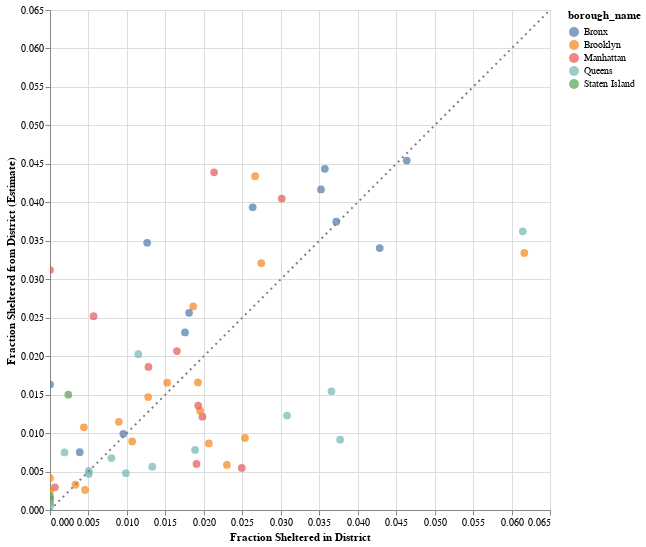

The notebook cell this image was saved under:
### Code cell
plot_xy_interactive(
    current_district_df,
    x_col = 'Fraction Sheltered in District',
    y_col = 'Fraction Sheltered from District (Estimate)',
    color_col='borough_name',
    tooltip=['district_name'] + [c for c in current_district_df.columns if 'Sheltered' in c]
)

# Nothing really stands out here.
# Generally linear, though noisy, once we spread the unknowns around.
# Before it was sublinear--probably just clustering around the line of the "fraction of knowns"

### Figure 1 — Vega-Lite specification as saved in the notebook (floating-point values rounded to 4 significant figures)
{"$schema": "https://vega.github.io/schema/vega-lite/v4.17.0.json", "config": {"view": {"continuousHeight": 300, "continuousWidth": 400}}, "datasets": {"data-dbf5da7da3d85b72a05f27a3bcd9241b": [{"Adult-only Sheltered": 626, "Fraction Sheltered from District": 0.02213, "Fraction Sheltered from District (Estimate)": 0.03342, "Fraction Sheltered in District": 0.06166, "Fraction of Adult-only Sheltered": 0.04394, "Fraction of Population": 0.01119, "Population": 98506, "Sheltered from District": 1038, "Sheltered from District (Estimate)": 1568.0, "Sheltered in District": 3700, "_is_most_recent_report": true, "borough_district_code": 316, "borough_name": "Brooklyn", "district_name": "Brownsville", "report_date": "2022-09-30T00:00:00"}, {"Adult-only Sheltered": 271, "Fraction Sheltered from District": 0.02127, "Fraction Sheltered from District (Estimate)": 0.03623, "Fraction Sheltered in District": 0.06146, "Fraction of Adult-only Sheltered": 0.01902, "Fraction of Population": 0.02911, "Population": 256278, "Sheltered from District": 998, "Sheltered from District (Estimate)": 1700.0, "Sheltered in District": 3688, "_is_most_recent_report": true, "borough_district_code": 412, "borough_name": "Queens", "district_name": "Jamaica, South Jamaica", "report_date": "2022-09-30T00:00:00"}, {"Adult-only Sheltered": 423, "Fraction Sheltered from District": 0.02886, "Fraction Sheltered from District (Estimate)": 0.04543, "Fraction Sheltered in District": 0.04638, "Fraction of Adult-only Sheltered": 0.02969, "Fraction of Population": 0.01709, "Population": 150436, "Sheltered from District": 1354, "Sheltered from District (Estimate)": 2131.0, "Sheltered in District": 2783, "_is_most_recent_report": true, "borough_district_code": 204, "borough_name": "Bronx", "district_name": "Highbridge, Concourse", "report_date": "2022-09-30T00:00:00"}, {"Adult-only Sheltered": 47, "Fraction Sheltered from District": 0.02164, "Fraction Sheltered from District (Estimate)": 0.03406, "Fraction Sheltered in District": 0.04286, "Fraction of Adult-only Sheltered": 0.003299, "Fraction of Population": 0.01013, "Population": 89216, "Sheltered from District": 1015, "Sheltered from District (Estimate)": 1598.0, "Sheltered in District": 2572, "_is_most_recent_report": true, "borough_district_code": 206, "borough_name": "Bronx", "district_name": "Belmont, East Tremont", "report_date": "2022-09-30T00:00:00"}, {"Adult-only Sheltered": 0, "Fraction Sheltered from District": 0.005372, "Fraction Sheltered from District (Estimate)": 0.009148, "Fraction Sheltered in District": 0.03771, "Fraction of Adult-only Sheltered": 0, "Fraction of Population": 0.02035, "Population": 179134, "Sheltered from District": 252, "Sheltered from District (Estimate)": 429.1, "Sheltered in District": 2263, "_is_most_recent_report": true, "borough_district_code": 403, "borough_name": "Queens", "district_name": "Jackson Heights, La Guardia Airport", "report_date": "2022-09-30T00:00:00"}, {"Adult-only Sheltered": 669, "Fraction Sheltered from District": 0.02381, "Fraction Sheltered from District (Estimate)": 0.03748, "Fraction Sheltered in District": 0.03721, "Fraction of Adult-only Sheltered": 0.04696, "Fraction of Population": 0.01506, "Population": 132584, "Sheltered from District": 1117, "Sheltered from District (Estimate)": 1758.0, "Sheltered in District": 2233, "_is_most_recent_report": true, "borough_district_code": 205, "borough_name": "Bronx", "district_name": "Fordham, University Heights", "report_date": "2022-09-30T00:00:00"}, {"Adult-only Sheltered": 193, "Fraction Sheltered from District": 0.00906, "Fraction Sheltered from District (Estimate)": 0.01543, "Fraction Sheltered in District": 0.0366, "Fraction of Adult-only Sheltered": 0.01355, "Fraction of Population": 0.02236, "Population": 196803, "Sheltered from District": 425, "Sheltered from District (Estimate)": 723.7, "Sheltered in District": 2196, "_is_most_recent_report": true, "borough_district_code": 401, "borough_name": "Queens", "district_name": "Astoria, Long Island City", "report_date": "2022-09-30T00:00:00"}, {"Adult-only Sheltered": 513, "Fraction Sheltered from District": 0.02818, "Fraction Sheltered from District (Estimate)": 0.04436, "Fraction Sheltered in District": 0.03573, "Fraction of Adult-only Sheltered": 0.03601, "Fraction of Population": 0.01147, "Population": 100929, "Sheltered from District": 1322, "Sheltered from District (Estimate)": 2081.0, "Sheltered in District": 2144, "_is_most_recent_report": true, "borough_district_code": 201, "borough_name": "Bronx", "district_name": "Mott Haven, Melrose", "report_date": "2022-09-30T00:00:00"}, {"Adult-only Sheltered": 681, "Fraction Sheltered from District": 0.02648, "Fraction Sheltered from District (Estimate)": 0.04167, "Fraction Sheltered in District": 0.03523, "Fraction of Adult-only Sheltered": 0.0478, "Fraction of Population": 0.01065, "Population": 93755, "Sheltered from District": 1242, "Sheltered from District (Estimate)": 1955.0, "Sheltered in District": 2114, "_is_most_recent_report": true, "borough_district_code": 203, "borough_name": "Bronx", "district_name": "Morrisania, Concourse Village", "report_date": "2022-09-30T00:00:00"}, {"Adult-only Sheltered": 126, "Fraction Sheltered from District": 0.007205, "Fraction Sheltered from District (Estimate)": 0.01227, "Fraction Sheltered in District": 0.03081, "Fraction of Adult-only Sheltered": 0.008845, "Fraction of Population": 0.02263, "Population": 199218, "Sheltered from District": 338, "Sheltered from District (Estimate)": 575.6, "Sheltered in District": 1849, "_is_most_recent_report": true, "borough_district_code": 413, "borough_name": "Queens", "district_name": "Queens Village, Bellerose", "report_date": "2022-09-30T00:00:00"}, {"Adult-only Sheltered": 1231, "Fraction Sheltered from District": 0.01671, "Fraction Sheltered from District (Estimate)": 0.04049, "Fraction Sheltered in District": 0.03013, "Fraction of Adult-only Sheltered": 0.08641, "Fraction of Population": 0.01429, "Population": 125771, "Sheltered from District": 784, "Sheltered from District (Estimate)": 1899.0, "Sheltered in District": 1808, "_is_most_recent_report": true, "borough_district_code": 111, "borough_name": "Manhattan", "district_name": "East Harlem", "report_date": "2022-09-30T00:00:00"}, {"Adult-only Sheltered": 564, "Fraction Sheltered from District": 0.02125, "Fraction Sheltered from District (Estimate)": 0.0321, "Fraction Sheltered in District": 0.02746, "Fraction of Adult-only Sheltered": 0.03959, "Fraction of Population": 0.01987, "Population": 174960, "Sheltered from District": 997, "Sheltered from District (Estimate)": 1506.0, "Sheltered in District": 1648, "_is_most_recent_report": true, "borough_district_code": 303, "borough_name": "Brooklyn", "district_name": "Bedford-Stuyvesant", "report_date": "2022-09-30T00:00:00"}, {"Adult-only Sheltered": 822, "Fraction Sheltered from District": 0.02874, "Fraction Sheltered from District (Estimate)": 0.0434, "Fraction Sheltered in District": 0.02666, "Fraction of Adult-only Sheltered": 0.0577, "Fraction of Population": 0.02275, "Population": 200293, "Sheltered from District": 1348, "Sheltered from District (Estimate)": 2036.0, "Sheltered in District": 1600, "_is_most_recent_report": true, "borough_district_code": 305, "borough_name": "Brooklyn", "district_name": "East New York", "report_date": "2022-09-30T00:00:00"}, {"Adult-only Sheltered": 262, "Fraction Sheltered from District": 0.02501, "Fraction Sheltered from District (Estimate)": 0.03936, "Fraction Sheltered in District": 0.02635, "Fraction of Adult-only Sheltered": 0.01839, "Fraction of Population": 0.02138, "Population": 188249, "Sheltered from District": 1173, "Sheltered from District (Estimate)": 1846.0, "Sheltered in District": 1581, "_is_most_recent_report": true, "borough_district_code": 209, "borough_name": "Bronx", "district_name": "Parkchester", "report_date": "2022-09-30T00:00:00"}, {"Adult-only Sheltered": 1069, "Fraction Sheltered from District": 0.006203, "Fraction Sheltered from District (Estimate)": 0.009369, "Fraction Sheltered in District": 0.02535, "Fraction of Adult-only Sheltered": 0.07504, "Fraction of Population": 0.02319, "Population": 204125, "Sheltered from District": 291, "Sheltered from District (Estimate)": 439.5, "Sheltered in District": 1521, "_is_most_recent_report": true, "borough_district_code": 301, "borough_name": "Brooklyn", "district_name": "Williamsburg, Greenpoint", "report_date": "2022-09-30T00:00:00"}, {"Adult-only Sheltered": 79, "Fraction Sheltered from District": 0.00226, "Fraction Sheltered from District (Estimate)": 0.005474, "Fraction Sheltered in District": 0.02493, "Fraction of Adult-only Sheltered": 0.005545, "Fraction of Population": 0.007225, "Population": 63600, "Sheltered from District": 106, "Sheltered from District (Estimate)": 256.8, "Sheltered in District": 1496, "_is_most_recent_report": true, "borough_district_code": 105, "borough_name": "Manhattan", "district_name": "Midtown South, Union Square", "report_date": "2022-09-30T00:00:00"}, {"Adult-only Sheltered": 272, "Fraction Sheltered from District": 0.00388, "Fraction Sheltered from District (Estimate)": 0.00586, "Fraction Sheltered in District": 0.023, "Fraction of Adult-only Sheltered": 0.01909, "Fraction of Population": 0.01513, "Population": 133230, "Sheltered from District": 182, "Sheltered from District (Estimate)": 274.9, "Sheltered in District": 1380, "_is_most_recent_report": true, "borough_district_code": 307, "borough_name": "Brooklyn", "district_name": "Sunset Park and Windsor Terrace", "report_date": "2022-09-30T00:00:00"}, {"Adult-only Sheltered": 605, "Fraction Sheltered from District": 0.01812, "Fraction Sheltered from District (Estimate)": 0.0439, "Fraction Sheltered in District": 0.02133, "Fraction of Adult-only Sheltered": 0.04247, "Fraction of Population": 0.01482, "Population": 130440, "Sheltered from District": 850, "Sheltered from District (Estimate)": 2059.0, "Sheltered in District": 1280, "_is_most_recent_report": true, "borough_district_code": 110, "borough_name": "Manhattan", "district_name": "Central Harlem", "report_date": "2022-09-30T00:00:00"}, {"Adult-only Sheltered": 290, "Fraction Sheltered from District": 0.005734, "Fraction Sheltered from District (Estimate)": 0.008661, "Fraction Sheltered in District": 0.02065, "Fraction of Adult-only Sheltered": 0.02036, "Fraction of Population": 0.01294, "Population": 113933, "Sheltered from District": 269, "Sheltered from District (Estimate)": 406.3, "Sheltered in District": 1239, "_is_most_recent_report": true, "borough_district_code": 306, "borough_name": "Brooklyn", "district_name": "Park Slope, Cobble Hill", "report_date": "2022-09-30T00:00:00"}, {"Adult-only Sheltered": 356, "Fraction Sheltered from District": 0.00501, "Fraction Sheltered from District (Estimate)": 0.01214, "Fraction Sheltered in District": 0.01981, "Fraction of Adult-only Sheltered": 0.02499, "Fraction of Population": 0.01492, "Population": 131351, "Sheltered from District": 235, "Sheltered from District (Estimate)": 569.3, "Sheltered in District": 1189, "_is_most_recent_report": true, "borough_district_code": 104, "borough_name": "Manhattan", "district_name": "Clinton, Chelsea", "report_date": "2022-09-30T00:00:00"}, {"Adult-only Sheltered": 188, "Fraction Sheltered from District": 0.008548, "Fraction Sheltered from District (Estimate)": 0.01291, "Fraction Sheltered in District": 0.01951, "Fraction of Adult-only Sheltered": 0.0132, "Fraction of Population": 0.01372, "Population": 120747, "Sheltered from District": 401, "Sheltered from District (Estimate)": 605.6, "Sheltered in District": 1171, "_is_most_recent_report": true, "borough_district_code": 304, "borough_name": "Brooklyn", "district_name": "Bushwick", "report_date": "2022-09-30T00:00:00"}, {"Adult-only Sheltered": 71, "Fraction Sheltered from District": 0.005606, "Fraction Sheltered from District (Estimate)": 0.01358, "Fraction Sheltered in District": 0.01926, "Fraction of Adult-only Sheltered": 0.004984, "Fraction of Population": 0.02523, "Population": 222129, "Sheltered from District": 263, "Sheltered from District (Estimate)": 637.1, "Sheltered in District": 1156, "_is_most_recent_report": true, "borough_district_code": 107, "borough_name": "Manhattan", "district_name": "Upper West Side", "report_date": "2022-09-30T00:00:00"}, {"Adult-only Sheltered": 0, "Fraction Sheltered from District": 0.01098, "Fraction Sheltered from District (Estimate)": 0.01658, "Fraction Sheltered in District": 0.01923, "Fraction of Adult-only Sheltered": 0, "Fraction of Population": 0.02318, "Population": 204095, "Sheltered from District": 515, "Sheltered from District (Estimate)": 777.8, "Sheltered in District": 1154, "_is_most_recent_report": true, "borough_district_code": 318, "borough_name": "Brooklyn", "district_name": "Canarsie", "report_date": "2022-09-30T00:00:00"}, {"Adult-only Sheltered": 913, "Fraction Sheltered from District": 0.002473, "Fraction Sheltered from District (Estimate)": 0.00599, "Fraction Sheltered in District": 0.01905, "Fraction of Adult-only Sheltered": 0.06409, "Fraction of Population": 0.01768, "Population": 155614, "Sheltered from District": 116, "Sheltered from District (Estimate)": 281.0, "Sheltered in District": 1143, "_is_most_recent_report": true, "borough_district_code": 106, "borough_name": "Manhattan", "district_name": "Stuyvesant town, Murray Hill", "report_date": "2022-09-30T00:00:00"}, {"Adult-only Sheltered": 0, "Fraction Sheltered from District": 0.004583, "Fraction Sheltered from District (Estimate)": 0.007805, "Fraction Sheltered in District": 0.01886, "Fraction of Adult-only Sheltered": 0, "Fraction of Population": 0.01567, "Population": 137981, "Sheltered from District": 215, "Sheltered from District (Estimate)": 366.1, "Sheltered in District": 1132, "_is_most_recent_report": true, "borough_district_code": 402, "borough_name": "Queens", "district_name": "Long Island City, Sunnyside", "report_date": "2022-09-30T00:00:00"}, {"Adult-only Sheltered": 0, "Fraction Sheltered from District": 0.01752, "Fraction Sheltered from District (Estimate)": 0.02647, "Fraction Sheltered in District": 0.01861, "Fraction of Adult-only Sheltered": 0, "Fraction of Population": 0.01845, "Population": 162446, "Sheltered from District": 822, "Sheltered from District (Estimate)": 1241.0, "Sheltered in District": 1117, "_is_most_recent_report": true, "borough_district_code": 317, "borough_name": "Brooklyn", "district_name": "East Flatbush", "report_date": "2022-09-30T00:00:00"}, {"Adult-only Sheltered": 604, "Fraction Sheltered from District": 0.01629, "Fraction Sheltered from District (Estimate)": 0.02563, "Fraction Sheltered in District": 0.01808, "Fraction of Adult-only Sheltered": 0.0424, "Fraction of Population": 0.01668, "Population": 146813, "Sheltered from District": 764, "Sheltered from District (Estimate)": 1203.0, "Sheltered in District": 1085, "_is_most_recent_report": true, "borough_district_code": 207, "borough_name": "Bronx", "district_name": "Norwood, Kingsbridge Heights", "report_date": "2022-09-30T00:00:00"}, {"Adult-only Sheltered": 0, "Fraction Sheltered from District": 0.01467, "Fraction Sheltered from District (Estimate)": 0.02308, "Fraction Sheltered in District": 0.01755, "Fraction of Adult-only Sheltered": 0, "Fraction of Population": 0.006186, "Population": 54454, "Sheltered from District": 688, "Sheltered from District (Estimate)": 1083.0, "Sheltered in District": 1053, "_is_most_recent_report": true, "borough_district_code": 202, "borough_name": "Bronx", "district_name": "Hunts Point, Morrisania", "report_date": "2022-09-30T00:00:00"}, {"Adult-only Sheltered": 453, "Fraction Sheltered from District": 0.008527, "Fraction Sheltered from District (Estimate)": 0.02066, "Fraction Sheltered in District": 0.0165, "Fraction of Adult-only Sheltered": 0.0318, "Fraction of Population": 0.01853, "Population": 163141, "Sheltered from District": 400, "Sheltered from District (Estimate)": 969.0, "Sheltered in District": 990, "_is_most_recent_report": true, "borough_district_code": 103, "borough_name": "Manhattan", "district_name": "Lower East Side", "report_date": "2022-09-30T00:00:00"}, {"Adult-only Sheltered": 408, "Fraction Sheltered from District": 0.01096, "Fraction Sheltered from District (Estimate)": 0.01655, "Fraction Sheltered in District": 0.01523, "Fraction of Adult-only Sheltered": 0.02864, "Fraction of Population": 0.0123, "Population": 108259, "Sheltered from District": 514, "Sheltered from District (Estimate)": 776.3, "Sheltered in District": 914, "_is_most_recent_report": true, "borough_district_code": 308, "borough_name": "Brooklyn", "district_name": "Prospect Heights", "report_date": "2022-09-30T00:00:00"}, {"Adult-only Sheltered": 0, "Fraction Sheltered from District": 0.003304, "Fraction Sheltered from District (Estimate)": 0.005627, "Fraction Sheltered in District": 0.0133, "Fraction of Adult-only Sheltered": 0, "Fraction of Population": 0.02056, "Population": 181025, "Sheltered from District": 155, "Sheltered from District (Estimate)": 264.0, "Sheltered in District": 798, "_is_most_recent_report": true, "borough_district_code": 404, "borough_name": "Queens", "district_name": "Corona, Elmhurst", "report_date": "2022-09-30T00:00:00"}, {"Adult-only Sheltered": 7, "Fraction Sheltered from District": 0.007674, "Fraction Sheltered from District (Estimate)": 0.01859, "Fraction Sheltered in District": 0.0128, "Fraction of Adult-only Sheltered": 0.0004914, "Fraction of Population": 0.01255, "Population": 110458, "Sheltered from District": 360, "Sheltered from District (Estimate)": 872.1, "Sheltered in District": 768, "_is_most_recent_report": true, "borough_district_code": 109, "borough_name": "Manhattan", "district_name": "West Harlem", "report_date": "2022-09-30T00:00:00"}, {"Adult-only Sheltered": 338, "Fraction Sheltered from District": 0.009721, "Fraction Sheltered from District (Estimate)": 0.01468, "Fraction Sheltered in District": 0.01276, "Fraction of Adult-only Sheltered": 0.02373, "Fraction of Population": 0.01159, "Population": 102000, "Sheltered from District": 456, "Sheltered from District (Estimate)": 688.7, "Sheltered in District": 766, "_is_most_recent_report": true, "borough_district_code": 309, "borough_name": "Brooklyn", "district_name": "Crown Heights, Prospect Lefferts Gardens", "report_date": "2022-09-30T00:00:00"}, {"Adult-only Sheltered": 304, "Fraction Sheltered from District": 0.02206, "Fraction Sheltered from District (Estimate)": 0.03473, "Fraction Sheltered in District": 0.01263, "Fraction of Adult-only Sheltered": 0.02134, "Fraction of Population": 0.01857, "Population": 163489, "Sheltered from District": 1035, "Sheltered from District (Estimate)": 1629.0, "Sheltered in District": 758, "_is_most_recent_report": true, "borough_district_code": 212, "borough_name": "Bronx", "district_name": "Wakefield", "report_date": "2022-09-30T00:00:00"}, {"Adult-only Sheltered": 101, "Fraction Sheltered from District": 0.0119, "Fraction Sheltered from District (Estimate)": 0.02026, "Fraction Sheltered in District": 0.01148, "Fraction of Adult-only Sheltered": 0.00709, "Fraction of Population": 0.01411, "Population": 124173, "Sheltered from District": 558, "Sheltered from District (Estimate)": 950.2, "Sheltered in District": 689, "_is_most_recent_report": true, "borough_district_code": 414, "borough_name": "Queens", "district_name": "Breezy Point, Rockaway", "report_date": "2022-09-30T00:00:00"}, {"Adult-only Sheltered": 359, "Fraction Sheltered from District": 0.005905, "Fraction Sheltered from District (Estimate)": 0.008918, "Fraction Sheltered in District": 0.01068, "Fraction of Adult-only Sheltered": 0.0252, "Fraction of Population": 0.01477, "Population": 130021, "Sheltered from District": 277, "Sheltered from District (Estimate)": 418.4, "Sheltered in District": 641, "_is_most_recent_report": true, "borough_district_code": 302, "borough_name": "Brooklyn", "district_name": "Brooklyn Heights, Fort Greene", "report_date": "2022-09-30T00:00:00"}, {"Adult-only Sheltered": 167, "Fraction Sheltered from District": 0.002814, "Fraction Sheltered from District (Estimate)": 0.004792, "Fraction Sheltered in District": 0.009865, "Fraction of Adult-only Sheltered": 0.01172, "Fraction of Population": 0.0147, "Population": 129411, "Sheltered from District": 132, "Sheltered from District (Estimate)": 224.8, "Sheltered in District": 592, "_is_most_recent_report": true, "borough_district_code": 410, "borough_name": "Queens", "district_name": "Howard Beach, Richmond Hill", "report_date": "2022-09-30T00:00:00"}, {"Adult-only Sheltered": 0, "Fraction Sheltered from District": 0.006289, "Fraction Sheltered from District (Estimate)": 0.009898, "Fraction Sheltered in District": 0.009532, "Fraction of Adult-only Sheltered": 0, "Fraction of Population": 0.01485, "Population": 130763, "Sheltered from District": 295, "Sheltered from District (Estimate)": 464.3, "Sheltered in District": 572, "_is_most_recent_report": true, "borough_district_code": 210, "borough_name": "Bronx", "district_name": "Co-op City, City Island", "report_date": "2022-09-30T00:00:00"}, {"Adult-only Sheltered": 0, "Fraction Sheltered from District": 0.007589, "Fraction Sheltered from District (Estimate)": 0.01146, "Fraction Sheltered in District": 0.008949, "Fraction of Adult-only Sheltered": 0, "Fraction of Population": 0.01237, "Population": 108905, "Sheltered from District": 356, "Sheltered from District (Estimate)": 537.7, "Sheltered in District": 537, "_is_most_recent_report": true, "borough_district_code": 313, "borough_name": "Brooklyn", "district_name": "Coney Island, Brighton Beach", "report_date": "2022-09-30T00:00:00"}, {"Adult-only Sheltered": 190, "Fraction Sheltered from District": 0.003965, "Fraction Sheltered from District (Estimate)": 0.006752, "Fraction Sheltered in District": 0.007982, "Fraction of Adult-only Sheltered": 0.01334, "Fraction of Population": 0.02024, "Population": 178178, "Sheltered from District": 186, "Sheltered from District (Estimate)": 316.7, "Sheltered in District": 479, "_is_most_recent_report": true, "borough_district_code": 405, "borough_name": "Queens", "district_name": "Ridgewood, Maspeth", "report_date": "2022-09-30T00:00:00"}, {"Adult-only Sheltered": 276, "Fraction Sheltered from District": 0.0104, "Fraction Sheltered from District (Estimate)": 0.0252, "Fraction Sheltered in District": 0.005666, "Fraction of Adult-only Sheltered": 0.01937, "Fraction of Population": 0.02047, "Population": 180206, "Sheltered from District": 488, "Sheltered from District (Estimate)": 1182.0, "Sheltered in District": 340, "_is_most_recent_report": true, "borough_district_code": 112, "borough_name": "Manhattan", "district_name": "Inwood and Washington Heights", "report_date": "2022-09-30T00:00:00"}, {"Adult-only Sheltered": 303, "Fraction Sheltered from District": 0.00275, "Fraction Sheltered from District (Estimate)": 0.004683, "Fraction Sheltered in District": 0.005049, "Fraction of Adult-only Sheltered": 0.02127, "Fraction of Population": 0.03062, "Population": 269587, "Sheltered from District": 129, "Sheltered from District (Estimate)": 219.7, "Sheltered in District": 303, "_is_most_recent_report": true, "borough_district_code": 407, "borough_name": "Queens", "district_name": "Flushing, Whitestone", "report_date": "2022-09-30T00:00:00"}, {"Adult-only Sheltered": 0, "Fraction Sheltered from District": 0.002984, "Fraction Sheltered from District (Estimate)": 0.005082, "Fraction Sheltered in District": 0.005049, "Fraction of Adult-only Sheltered": 0, "Fraction of Population": 0.01833, "Population": 161402, "Sheltered from District": 140, "Sheltered from District (Estimate)": 238.4, "Sheltered in District": 303, "_is_most_recent_report": true, "borough_district_code": 408, "borough_name": "Queens", "district_name": "Fresh Meadows, Kew Gardens Hills,", "report_date": "2022-09-30T00:00:00"}, {"Adult-only Sheltered": 130, "Fraction Sheltered from District": 0.001727, "Fraction Sheltered from District (Estimate)": 0.002608, "Fraction Sheltered in District": 0.004566, "Fraction of Adult-only Sheltered": 0.009125, "Fraction of Population": 0.02333, "Population": 205377, "Sheltered from District": 81, "Sheltered from District (Estimate)": 122.3, "Sheltered in District": 274, "_is_most_recent_report": true, "borough_district_code": 312, "borough_name": "Brooklyn", "district_name": "Boro Park, Kensington", "report_date": "2022-09-30T00:00:00"}, {"Adult-only Sheltered": 184, "Fraction Sheltered from District": 0.00712, "Fraction Sheltered from District (Estimate)": 0.01075, "Fraction Sheltered in District": 0.004399, "Fraction of Adult-only Sheltered": 0.01292, "Fraction of Population": 0.01869, "Population": 164568, "Sheltered from District": 334, "Sheltered from District (Estimate)": 504.4, "Sheltered in District": 264, "_is_most_recent_report": true, "borough_district_code": 314, "borough_name": "Brooklyn", "district_name": "Flatbush, Midwood", "report_date": "2022-09-30T00:00:00"}, {"Adult-only Sheltered": 0, "Fraction Sheltered from District": 0.004775, "Fraction Sheltered from District (Estimate)": 0.007516, "Fraction Sheltered in District": 0.003866, "Fraction of Adult-only Sheltered": 0, "Fraction of Population": 0.01215, "Population": 106924, "Sheltered from District": 224, "Sheltered from District (Estimate)": 352.6, "Sheltered in District": 232, "_is_most_recent_report": true, "borough_district_code": 208, "borough_name": "Bronx", "district_name": "Riverdale, Van Cortlandt Village", "report_date": "2022-09-30T00:00:00"}, {"Adult-only Sheltered": 0, "Fraction Sheltered from District": 0.002174, "Fraction Sheltered from District (Estimate)": 0.003284, "Fraction Sheltered in District": 0.003316, "Fraction of Adult-only Sheltered": 0, "Fraction of Population": 0.01927, "Population": 169632, "Sheltered from District": 102, "Sheltered from District (Estimate)": 154.1, "Sheltered in District": 199, "_is_most_recent_report": true, "borough_district_code": 315, "borough_name": "Brooklyn", "district_name": "Sheepshead Bay", "report_date": "2022-09-30T00:00:00"}, {"Adult-only Sheltered": 0, "Fraction Sheltered from District": 0.01049, "Fraction Sheltered from District (Estimate)": 0.01498, "Fraction Sheltered in District": 0.002383, "Fraction of Adult-only Sheltered": 0, "Fraction of Population": 0.02154, "Population": 189663, "Sheltered from District": 492, "Sheltered from District (Estimate)": 702.9, "Sheltered in District": 143, "_is_most_recent_report": true, "borough_district_code": 501, "borough_name": "Staten Island", "district_name": "Annadale, Arden Heights", "report_date": "2022-09-30T00:00:00"}, {"Adult-only Sheltered": 113, "Fraction Sheltered from District": 0.004391, "Fraction Sheltered from District (Estimate)": 0.007478, "Fraction Sheltered in District": 0.001883, "Fraction of Adult-only Sheltered": 0.007932, "Fraction of Population": 0.01736, "Population": 152839, "Sheltered from District": 206, "Sheltered from District (Estimate)": 350.8, "Sheltered in District": 113, "_is_most_recent_report": true, "borough_district_code": 409, "borough_name": "Queens", "district_name": "Richmond Hill, Ozone Park", "report_date": "2022-09-30T00:00:00"}, {"Adult-only Sheltered": 38, "Fraction Sheltered from District": 0.001215, "Fraction Sheltered from District (Estimate)": 0.002944, "Fraction Sheltered in District": 0.0006332, "Fraction of Adult-only Sheltered": 0.002667, "Fraction of Population": 0.02635, "Population": 231983, "Sheltered from District": 57, "Sheltered from District (Estimate)": 138.1, "Sheltered in District": 38, "_is_most_recent_report": true, "borough_district_code": 108, "borough_name": "Manhattan", "district_name": "Upper East Side", "report_date": "2022-09-30T00:00:00"}, {"Adult-only Sheltered": 0, "Fraction Sheltered from District": 0.0006395, "Fraction Sheltered from District (Estimate)": 0.0009136, "Fraction Sheltered in District": 0, "Fraction of Adult-only Sheltered": 0, "Fraction of Population": 0.01871, "Population": 164723, "Sheltered from District": 30, "Sheltered from District (Estimate)": 42.86, "Sheltered in District": 0, "_is_most_recent_report": true, "borough_district_code": 503, "borough_name": "Staten Island", "district_name": "Bloomfield, Chelsea", "report_date": "2022-09-30T00:00:00"}, {"Adult-only Sheltered": 0, "Fraction Sheltered from District": 0.01036, "Fraction Sheltered from District (Estimate)": 0.01631, "Fraction Sheltered in District": 0, "Fraction of Adult-only Sheltered": 0, "Fraction of Population": 0.01359, "Population": 119666, "Sheltered from District": 486, "Sheltered from District (Estimate)": 764.9, "Sheltered in District": 0, "_is_most_recent_report": true, "borough_district_code": 211, "borough_name": "Bronx", "district_name": "Allerton, Pelham Parkway", "report_date": "2022-09-30T00:00:00"}, {"Adult-only Sheltered": 0, "Fraction Sheltered from District": 0.001684, "Fraction Sheltered from District (Estimate)": 0.002543, "Fraction Sheltered in District": 0, "Fraction of Adult-only Sheltered": 0, "Fraction of Population": 0.01546, "Population": 136071, "Sheltered from District": 79, "Sheltered from District (Estimate)": 119.3, "Sheltered in District": 0, "_is_most_recent_report": true, "borough_district_code": 310, "borough_name": "Brooklyn", "district_name": "Bay Ridge, Dyker Heights", "report_date": "2022-09-30T00:00:00"}, {"Adult-only Sheltered": 0, "Fraction Sheltered from District": 0.00275, "Fraction Sheltered from District (Estimate)": 0.004153, "Fraction Sheltered in District": 0, "Fraction of Adult-only Sheltered": 0, "Fraction of Population": 0.02259, "Population": 198870, "Sheltered from District": 129, "Sheltered from District (Estimate)": 194.8, "Sheltered in District": 0, "_is_most_recent_report": true, "borough_district_code": 311, "borough_name": "Brooklyn", "district_name": "Gravesend, Bensonhurst", "report_date": "2022-09-30T00:00:00"}, {"Adult-only Sheltered": 0, "Fraction Sheltered from District": 0.01288, "Fraction Sheltered from District (Estimate)": 0.03119, "Fraction Sheltered in District": 0, "Fraction of Adult-only Sheltered": 0, "Fraction of Population": 0.008905, "Population": 78390, "Sheltered from District": 604, "Sheltered from District (Estimate)": 1463.0, "Sheltered in District": 0, "_is_most_recent_report": true, "borough_district_code": 101, "borough_name": "Manhattan", "district_name": "Tribeca/FIDI", "report_date": "2022-09-30T00:00:00"}, {"Adult-only Sheltered": 0, "Fraction Sheltered from District": 0.0005969, "Fraction Sheltered from District (Estimate)": 0.001446, "Fraction Sheltered in District": 0, "Fraction of Adult-only Sheltered": 0, "Fraction of Population": 0.0105, "Population": 92445, "Sheltered from District": 28, "Sheltered from District (Estimate)": 67.83, "Sheltered in District": 0, "_is_most_recent_report": true, "borough_district_code": 102, "borough_name": "Manhattan", "district_name": "Greenwich, Soho, Chinatown", "report_date": "2022-09-30T00:00:00"}, {"Adult-only Sheltered": 0, "Fraction Sheltered from District": 0.000874, "Fraction Sheltered from District (Estimate)": 0.001488, "Fraction Sheltered in District": 0, "Fraction of Adult-only Sheltered": 0, "Fraction of Population": 0.01374, "Population": 120955, "Sheltered from District": 41, "Sheltered from District (Estimate)": 69.82, "Sheltered in District": 0, "_is_most_recent_report": true, "borough_district_code": 406, "borough_name": "Queens", "district_name": "Forest Hills, Rego Park", "report_date": "2022-09-30T00:00:00"}, {"Adult-only Sheltered": 0, "Fraction Sheltered from District": 0.0002558, "Fraction Sheltered from District (Estimate)": 0.0004356, "Fraction Sheltered in District": 0, "Fraction of Adult-only Sheltered": 0, "Fraction of Population": 0.01388, "Population": 122211, "Sheltered from District": 12, "Sheltered from District (Estimate)": 20.44, "Sheltered in District": 0, "_is_most_recent_report": true, "borough_district_code": 411, "borough_name": "Queens", "district_name": "Bayside, East Flushing", "report_date": "2022-09-30T00:00:00"}, {"Adult-only Sheltered": 0, "Fraction Sheltered from District": 0.001258, "Fraction Sheltered from District (Estimate)": 0.001797, "Fraction Sheltered in District": 0, "Fraction of Adult-only Sheltered": 0, "Fraction of Population": 0.01599, "Population": 140795, "Sheltered from District": 59, "Sheltered from District (Estimate)": 84.29, "Sheltered in District": 0, "_is_most_recent_report": true, "borough_district_code": 502, "borough_name": "Staten Island", "district_name": "Arlington, Silver Lake", "report_date": "2022-09-30T00:00:00"}], "data-f73a5f6621efba729b42b6eaa759f021": [{"Fraction Sheltered from District (Estimate)": 0, "Fraction Sheltered in District": 0}, {"Fraction Sheltered from District (Estimate)": 0.06474, "Fraction Sheltered in District": 0.06474}]}, "layer": [{"data": {"name": "data-dbf5da7da3d85b72a05f27a3bcd9241b"}, "encoding": {"color": {"field": "borough_name", "type": "nominal"}, "tooltip": [{"field": "district_name", "type": "nominal"}, {"field": "Sheltered in District", "type": "quantitative"}, {"field": "Fraction Sheltered in District", "type": "quantitative"}, {"field": "Sheltered from District", "type": "quantitative"}, {"field": "Fraction Sheltered from District", "type": "quantitative"}, {"field": "Adult-only Sheltered", "type": "quantitative"}, {"field": "Fraction of Adult-only Sheltered", "type": "quantitative"}, {"field": "Sheltered from District (Estimate)", "type": "quantitative"}, {"field": "Fraction Sheltered from District (Estimate)", "type": "quantitative"}], "x": {"field": "Fraction Sheltered in District", "scale": {"domain": [0, 0.06474]}, "type": "quantitative"}, "y": {"field": "Fraction Sheltered from District (Estimate)", "scale": {"domain": [0, 0.06474]}, "type": "quantitative"}}, "height": 500, "mark": {"size": 60, "type": "circle"}, "selection": {"selector016": {"bind": "scales", "encodings": ["x", "y"], "type": "interval"}}, "width": 500}, {"data": {"name": "data-f73a5f6621efba729b42b6eaa759f021"}, "encoding": {"x": {"field": "Fraction Sheltered in District", "type": "quantitative"}, "y": {"field": "Fraction Sheltered from District (Estimate)", "type": "quantitative"}}, "mark": {"color": "gray", "strokeDash": [2, 4], "type": "line"}}]}
